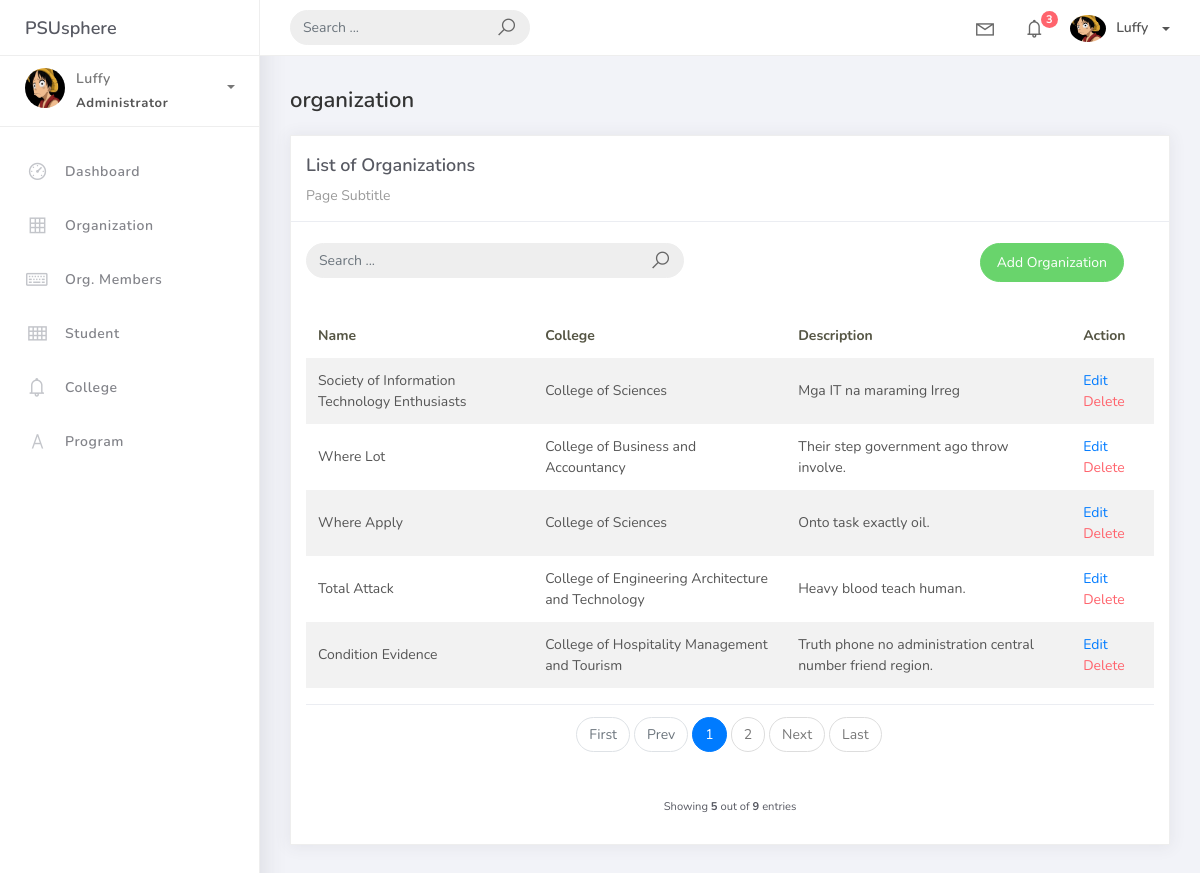
/organization_list, run on an earlier commit of the app's database.
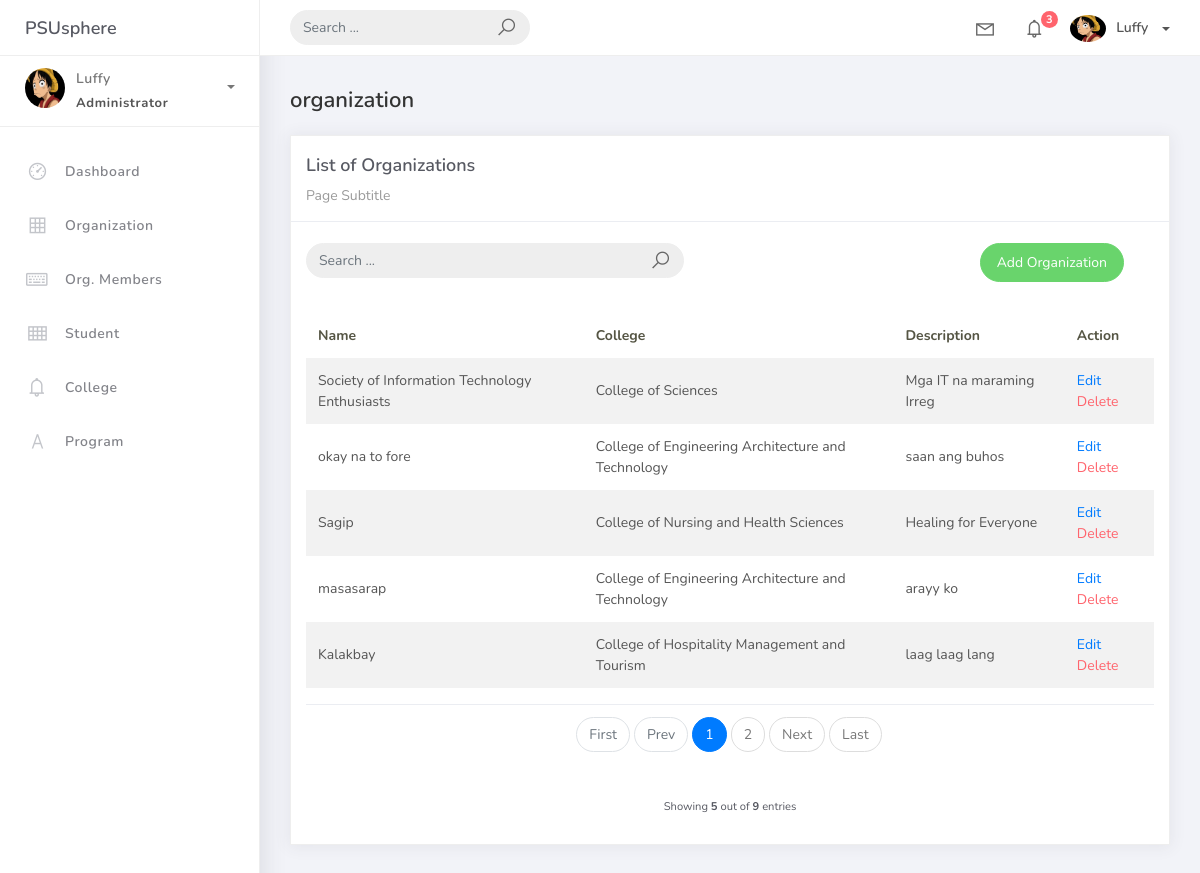
And on a later commit of the database.
### studentorg/models.py (models this page shows, shortened)
class BaseModel(models.Model):
    created_at = models.DateTimeField(auto_now_add=True, db_index=True)
    updated_at = models.DateTimeField(auto_now=True)
    class Meta:
        abstract = True

class Organization(BaseModel):
    name = models.CharField(max_length=250)
    college = models.ForeignKey(College, null=True, blank=True, on_delete=models.CASCADE)
    description = models.CharField(max_length=500)

class College(BaseModel):
    college_name = models.CharField(max_length=150)
    def __str__(self):
        return self.college_name

### studentorg/views.py (the view)
# urls.py: path('organization_list', OrganizationList.as_view(), name='organization-list'),
class OrganizationList(ListView):
    model = Organization
    context_object_name = 'organization'
    template_name = 'organization/org_list.html'
    paginate_by = 5
    def get_queryset(self, *args, **kwargs):
        qs = super(OrganizationList, self).get_queryset(*args, **kwargs)
        if self.request.GET.get("q") != None:
            query = self.request.GET.get('q')
            qs = qs.filter(Q(name__icontains=query) |
                        Q (description__icontains=query) |
                        Q (college__college_name__icontains=query))
        return qs

### templates/organization/org_list.html (shortened to what this page needs)
{% extends 'base.html' %} {% load static %} {% block content %}
<div class="content">
  <div class="container-fluid">
    <h4 class="page-title">organization</h4>
    <div class="row">
      <div class="col-md-12">
        <div class="card">
          <div class="card-header">
            <div class="card-title">List of Organizations</div>
            <div class="card-category">Page Subtitle</div>
          </div>
          <br />
          <div class="col-md-12 row">
            <div class="col-md-6">
              <form class="navbar-left navbar-form nav-search mr-md-3" action="{% url 'organization-list' %}">
                <div class="input-group">
                  <input type="text"placeholder="Search ..." class="form-control" name="q"/>
                  <div class="input-group-append">
                    <span class="input-group-text">
                      <i class="la la-search search-icon"></i>
                    </span>
                  </div>
                </div>
              </form>
            </div>
            <div class="col-md-6">
              <div class="pull-right">
                <a
                  href="{% url 'organization-add' %}"
                  class="btn btn-success btn-rounded"
                  >Add Organization</a
                >
              </div>
            </div>
          </div>
          <div class="card-body">
            <table class="table table-striped mt-3">
              <thead>
                <tr>
                  <th scope="col">Name</th>
                  <th scope="col">College</th>
                  <th scope="col">Description</th>
                  <th scope="col">Action</th>
                </tr>
              </thead>
              <tbody>
                {% for object in object_list %}
                <tr>
                  <td>{{ object.name}}</td>
                  <td>{{ object.college }}</td>
                  <td>{{ object.description }}</td>
                  <td>
                    <a href="organization_list/{{object.id}}">Edit</a>
                    <a href="organization_list/{{object.id}}/delete" class="text-danger">Delete</a>
                  </td>
                </tr>
                {% endfor %}
              </tbody>
            </table>
            {% include 'includes/pagination.html' %}
          </div>
        </div>
      </div>
    </div>
  </div>
</div>
{% endblock %}

### templates/base.html (shortened to what this page needs)
{% load static %}
<!DOCTYPE html>
<html>
<head>
	<link rel="stylesheet" href="{% static 'css/bootstrap.min.css' %}">
	<link rel="stylesheet" href="{% static 'css/ready.css' %}">
	<link rel="stylesheet" href="{% static 'css/demo.css' %}">
</head>
<body>
	<div class="wrapper">
		<div class="main-header">
			<div class="logo-header">
				<a href="index.html" class="logo">
					PSUsphere
				</a>
			</div>
			<nav class="navbar navbar-header navbar-expand-lg">
				<div class="container-fluid">
					<form class="navbar-left navbar-form nav-search mr-md-3" action="">
						<div class="input-group">
							<input type="text" placeholder="Search ..." class="form-control">
							<div class="input-group-append">
								<span class="input-group-text">
									<i class="la la-search search-icon"></i>
								</span>
							</div>
						</div>
					</form>
					<ul class="navbar-nav topbar-nav ml-md-auto align-items-center">
						<li class="nav-item dropdown hidden-caret">
							<a class="nav-link dropdown-toggle" href="#" id="navbarDropdown" role="button" data-toggle="dropdown" aria-haspopup="true" aria-expanded="false">
								<i class="la la-envelope"></i>
							</a>
						</li>
						<li class="nav-item dropdown hidden-caret">
							<a class="nav-link dropdown-toggle" href="#" id="navbarDropdown" role="button" data-toggle="dropdown" aria-haspopup="true" aria-expanded="false">
								<i class="la la-bell"></i>
								<span class="notification">3</span>
							</a>
						</li>
						<li class="nav-item dropdown">
							<a class="dropdown-toggle profile-pic" data-toggle="dropdown" href="#" aria-expanded="false">
								<img src="{% static 'img/luffy.jpg' %}" alt="user-img" width="36" class="img-circle"><span >Luffy</span></span> </a>
							</li>
						</ul>
					</div>
				</nav>
			</div>
			<div class="sidebar">
				<div class="scrollbar-inner sidebar-wrapper">
					<div class="user">
						<div class="photo">
							<img src="{% static 'img/luffy.jpg' %}">
						</div>
						<div class="info">
							<a class="" data-toggle="collapse" href="#collapseExample" aria-expanded="true">
								<span>
									Luffy
									<span class="user-level">Administrator</span>
									<span class="caret"></span>
								</span>
							</a>
						</div>
					</div>
					<ul class="nav">
						<li class="nav-item">
							<a href="{% url 'dashboard-chart'%}">
								<i class="la la-dashboard"></i>
								<p>Dashboard</p>
							</a>
						</li>
						<li class="nav-item">
							<a href="{% url 'organization-list' %}">
								<i class="la la-table"></i>
								<p>Organization</p>
							</a>
						</li>
						<li class="nav-item">
							<a href="{% url 'orgmem-list' %}">
								<i class="la la-keyboard-o"></i>
								<p>Org. Members</p>
							</a>
						</li>
						<li class="nav-item">
							<a href="{% url 'student-list' %}">
								<i class="la la-th"></i>
								<p>Student</p>
							</a>
						</li>
						<li class="nav-item">
							<a href="{% url 'college-list' %}">
								<i class="la la-bell"></i>
								<p>College</p>
							</a>
						</li>
						<li class="nav-item">
							<a href="{% url 'program-list' %}">
								<i class="la la-font"></i>
								<p>Program</p>
							</a>
						</li>
					</ul>
				</div>
			</div>
			<div class="main-panel">
				{% block content %}
				{% endblock %}
			</div>
		</div>
</body></html>

### templates/includes/pagination.html (shortened to what this page needs)
{% if is_paginated %}
<div class="card-footer px-0 border-0 d-flex flex-column flex-lg-grow align-items-center justify-content-between mt-3">
    <nav aria-label="Topics_pagination" class="mb-4">
        <ul class="pagination">
            {% if page_obj.number > 1 %}
                <li class="page-item">
                    <a class="page-link" href="?page=1">First</a>
                </li>
            {% else %}
                <li class="page-item disabled">
                    <span class="page-link">First</span>
                </li>
            {% endif %}
            {% if page_obj.has_previous %}
                <li class="page-item">
                    <a class="page-link" href="?page={{ page_obj.previous_page_number }}">Prev</a>
                </li>
            {% else %}
                <li class="page-item disabled">
                    <span class="page-link">Prev</span>
                </li>
            {% endif %}
            {% for page_num in paginator.page_range %}
                {% if page_obj.number == page_num %}
                    <li class="page-item active">
                        <span class="page-link">
                            {{ page_num }}
                        </span>
                    </li>
                {% elif page_num > page_obj.number|add:'-3' and page_num < page_obj.number|add:'3' %}
                    <li class="page-item">
                        <a class="page-link" href="?page={{ page_num }}">{{ page_num }}</a>
                    </li>
                {% endif %}
            {% endfor %}
            {% if page_obj.has_next %}
                <li class="page-item">
                    <a class="page-link" href="?page={{ page_obj.next_page_number }}">Next</a>
                </li>
            {% else %}
                <li class="page-item disabled">
                    <span class="page-link">Next</span>
                </li>
            {% endif %}
            {% if page_obj.number != paginator.num_pages %}
                <li class="page-item">
                    <a class="page-link" href="?page={{ paginator.num_pages }}">Last</a>
                </li>
            {% else %}
                <li class="page-item disabled">
                    <span class="page-link">Last</span>
                </li>
            {% endif %}
        </ul>
    </nav>
    <div class="fw-normal small mt-4 mt-lg-0">Showing <b>{{ object_list.count }}</b> out of <b>{{ paginator.count }}</b> entries</div>
</div>
{% endif %}

What changed in the data, as far as the page shows it:
changed Organization: name "Where Lot" → "okay na to fore"; college "College of Business and Accountancy" → "College of Engineering Architecture and Technology"; description "Their step government ago throw involve." → "saan ang buhos"
changed Organization: name "Where Apply" → "Sagip"; college "College of Sciences" → "College of Nursing and Health Sciences"; description "Onto task exactly oil." → "Healing for Everyone"
changed Organization: name "Total Attack" → "masasarap"; description "Heavy blood teach human." → "arayy ko"
changed Organization "College of Hospitality Management and Tourism": name "Condition Evidence" → "Kalakbay"; description "Truth phone no administration central number friend region." → "laag laag lang"
